Frame 1 (no input): blank canvas, image omitted
Frame 60 (the mouse pressed at the canvas centre just before this capture): blank canvas, image omitted
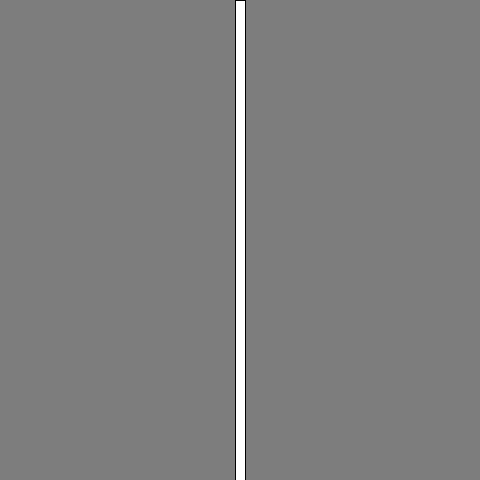
Frame 120 (the mouse held since frame 60 and released just before this capture)

The Processing sketch whose frames 1 and 60 were blank and that drew this single picture after the mouse press (run headless with seeded random() and noise(); from frame 60 on, the mouse is pressed at the canvas centre):

// Processing sketch: windowWiper
// ── windowWiper.pde
boolean clicked;
  int xPos;
  int yPos;

void setup() {
 size(480, 480);
}

void draw() {
  noStroke();
  fill(125);
  rect(0, 0, 480, 480);
  if (mousePressed) {
    stroke(0);
    fill(255);
    rect(mouseX - 5, 0, 10, 480);
  }
}
